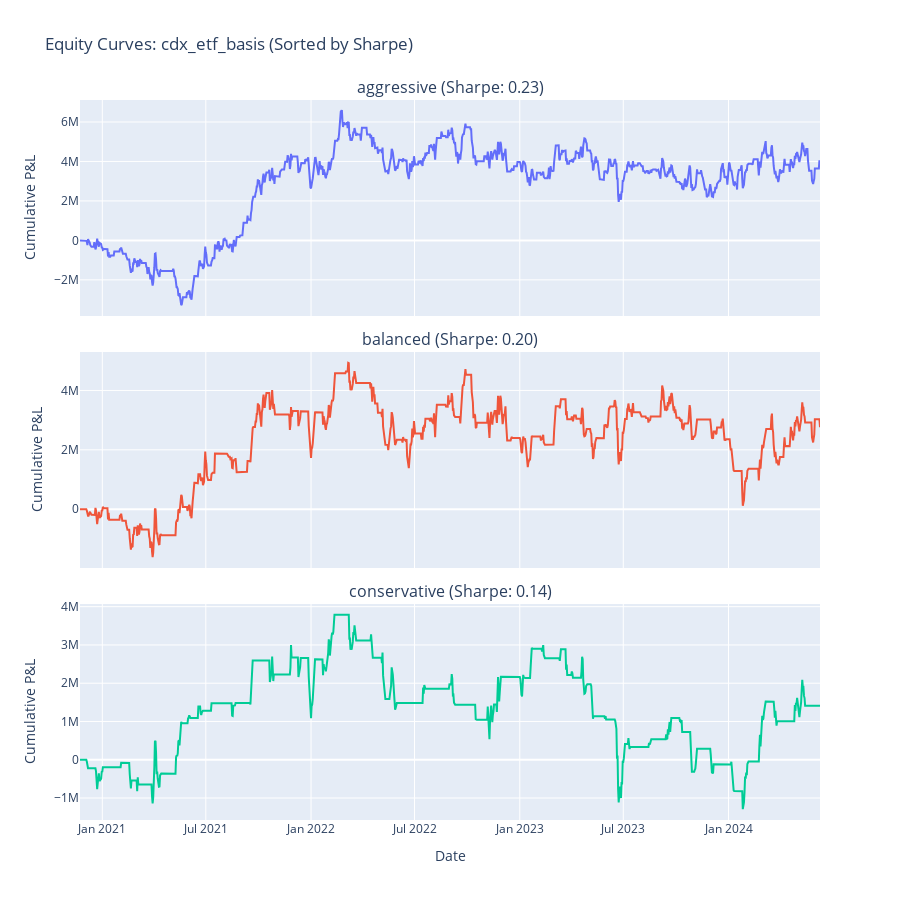

Notebook cell for this chart:
### Code cell
# Visualize equity curves (single column layout)
if sorted_strategies:
    n_strategies = len(sorted_strategies)
    
    # Create subplots in single column
    fig = make_subplots(
        rows=n_strategies,
        cols=1,
        subplot_titles=[f"{name} (Sharpe: {metrics.sharpe_ratio:.2f})" 
                       for name, metrics in sorted_strategies],
        vertical_spacing=0.05,
        shared_xaxes=True,
    )
    
    # Add equity curve for each strategy
    for i, (strategy_name, metrics) in enumerate(sorted_strategies, 1):
        result = backtest_results[strategy_name]
        
        fig.add_trace(
            go.Scatter(
                x=result.pnl.index,
                y=result.pnl["cumulative_pnl"],
                mode="lines",
                name=strategy_name,
                line=dict(width=2),
                showlegend=False,
            ),
            row=i,
            col=1,
        )
        
        # Update y-axis label
        fig.update_yaxes(title_text="Cumulative P&L", row=i, col=1)
    
    # Update layout
    fig.update_layout(
        height=300 * n_strategies,
        title_text=f"Equity Curves: {SELECTED_SIGNAL} (Sorted by Sharpe)",
        showlegend=False,
    )
    
    fig.update_xaxes(title_text="Date", row=n_strategies, col=1)
    
    fig.show()
else:
    print("❌ No equity curves to display")

### Figure 1 — Plotly figure (JSON) as saved in the notebook; plotly's stock layout.template omitted (floating-point values rounded to 4 significant figures; data arrays with more than 128 entries replaced by an {"elided": "..."} marker saying what was removed)
{"data": [{"line": {"width": 2}, "mode": "lines", "name": "aggressive", "showlegend": false, "type": "scatter", "x": {"elided": "1295 str values"}, "xaxis": "x", "y": {"elided": "1295 float values"}, "yaxis": "y"}, {"line": {"width": 2}, "mode": "lines", "name": "balanced", "showlegend": false, "type": "scatter", "x": {"elided": "1295 str values"}, "xaxis": "x2", "y": {"elided": "1295 float values"}, "yaxis": "y2"}, {"line": {"width": 2}, "mode": "lines", "name": "conservative", "showlegend": false, "type": "scatter", "x": {"elided": "1295 str values"}, "xaxis": "x3", "y": {"elided": "1295 float values"}, "yaxis": "y3"}], "layout": {"annotations": [{"font": {"size": 16}, "showarrow": false, "text": "aggressive (Sharpe: 0.23)", "x": 0.5, "xanchor": "center", "xref": "paper", "y": 1, "yanchor": "bottom", "yref": "paper"}, {"font": {"size": 16}, "showarrow": false, "text": "balanced (Sharpe: 0.20)", "x": 0.5, "xanchor": "center", "xref": "paper", "y": 0.65, "yanchor": "bottom", "yref": "paper"}, {"font": {"size": 16}, "showarrow": false, "text": "conservative (Sharpe: 0.14)", "x": 0.5, "xanchor": "center", "xref": "paper", "y": 0.3, "yanchor": "bottom", "yref": "paper"}], "height": 900, "showlegend": false, "title": {"text": "Equity Curves: cdx_etf_basis (Sorted by Sharpe)"}, "xaxis": {"anchor": "y", "domain": [0, 1], "matches": "x3", "showticklabels": false}, "xaxis2": {"anchor": "y2", "domain": [0, 1], "matches": "x3", "showticklabels": false}, "xaxis3": {"anchor": "y3", "domain": [0, 1], "title": {"text": "Date"}}, "yaxis": {"anchor": "x", "domain": [0.7, 1], "title": {"text": "Cumulative P&L"}}, "yaxis2": {"anchor": "x2", "domain": [0.35, 0.65], "title": {"text": "Cumulative P&L"}}, "yaxis3": {"anchor": "x3", "domain": [0, 0.3], "title": {"text": "Cumulative P&L"}}}}
